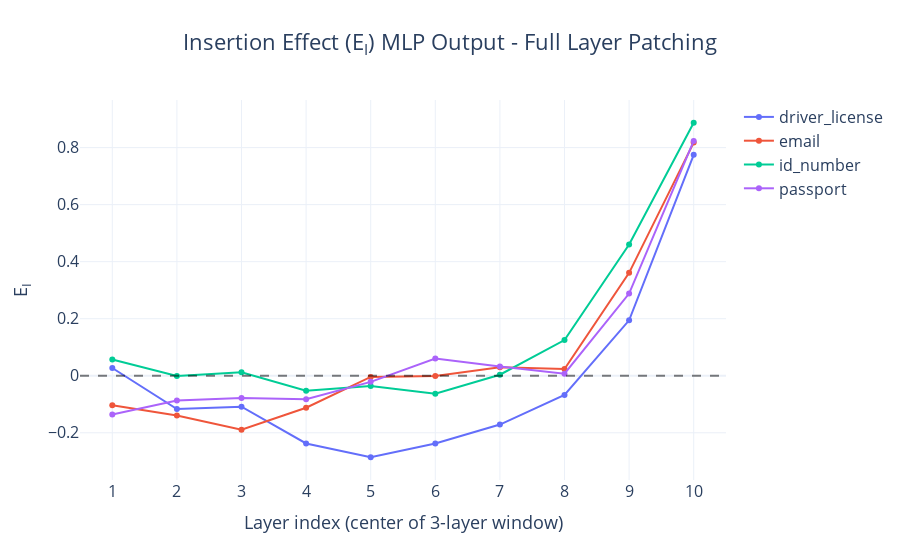
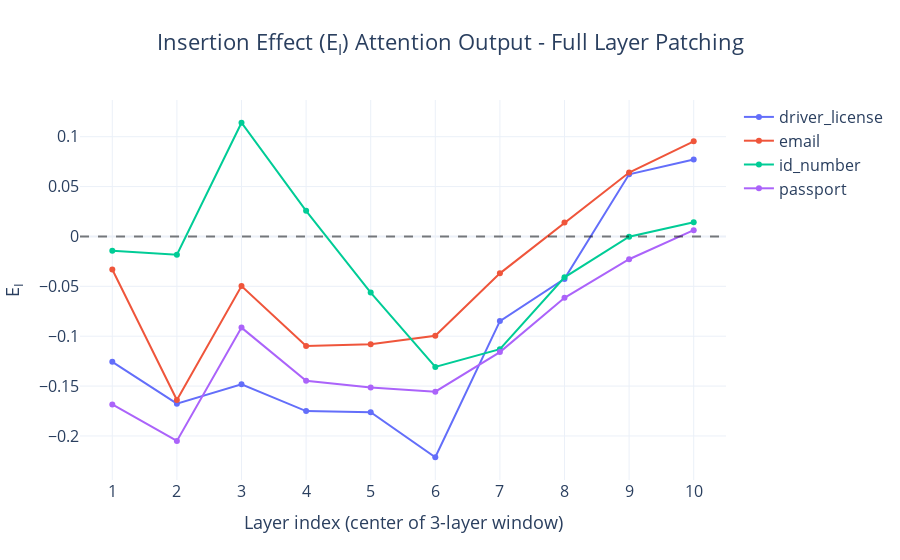

The notebook cell saved with these charts, in order:
### Code cell
PATCH_DIRECTION_SWEEP_MEM = "memorized_to_base" 
COMPONENTS_MEM = ["mlp_out", "attn_out"]
RUN_ID_SWEEP_MEM = f"layer_sweep"
    
tl_target_model, tl_control_model, tokenizer = load_pythia_models(
    MODEL_SIZE,
    MEMORIZED_MODEL_PATH,
    BASE_MODEL_PATH,
    DEVICE,
)
baseline_metrics = compute_baseline_metrics(tl_control_model, tl_target_model, tokenized_pii_data)
results = {}
layer_names = COMPONENTS_MEM
for pii_type, samples in tqdm(tokenized_pii_data.items(), desc="PII type", position=0):
    results[pii_type] = {}
    results[pii_type]["num_target_tokens"] = samples["num_target_tokens"]
    baseline_ctrl_logprob = baseline_metrics[pii_type]["mean_ctrl_logprob"]
    for layer_name in tqdm(layer_names, desc=f"{pii_type} layer name", position=1):
        results[pii_type][layer_name] = patch_layer_activations(
            tl_control_model,
            tl_target_model,
            layer_name,
            samples,
            baseline_metrics,
            WINDOW_SIZE,
        )

n_layers = tl_control_model.cfg.n_layers
patched_layer_indices = np.arange(WINDOW_SIZE // 2, n_layers - WINDOW_SIZE // 2)  # centers of WINDOW_SIZE-layer windows

for layer_type in COMPONENTS_MEM:
    fig = go.Figure()
    for pii_type in results.keys():
        effects = results[pii_type][layer_type]
        fig.add_trace(
            go.Scatter(
                x=patched_layer_indices,
                y=effects[patched_layer_indices],
                mode="lines+markers",
                name=pii_type
            )
        )
    

    fig.add_hline(y=0, line_dash="dash", line_color="black", opacity=0.5)
    fig.update_xaxes(
        title_text=f"Layer index (center of {WINDOW_SIZE}-layer window)" if WINDOW_SIZE > 1 else "Layer index",
        tickmode="array",
        tickvals=patched_layer_indices,
        range=[patched_layer_indices[0] - 0.5, patched_layer_indices[-1] + 0.5],
    )
    fig.update_yaxes(title_text="E<sub>I</sub>")

    fig.update_layout(
        title=dict(
            text=f"Insertion Effect (E<sub>I</sub>) {get_layer_name(layer_type)} - Full Layer Patching\n",
            font=dict(size=TITLE_FONT_SIZE),
            x=0.5,
            xanchor="center",
        ),
        legend=dict(
            title=dict(font=dict(size=LEGEND_FONT_SIZE)),
            font=dict(size=LEGEND_FONT_SIZE),
        ),
        font=dict(size=BASE_FONT_SIZE),  # fallback for everything else
        template="plotly_white",
    )
    
    fig.update_xaxes(
        title_font=dict(size=BASE_FONT_SIZE),
        tickfont=dict(size=TICK_FONT_SIZE),
    )

    fig.update_yaxes(
        title_font=dict(size=BASE_FONT_SIZE),
        tickfont=dict(size=TICK_FONT_SIZE),
    )


    
    out_dir = OUTPUT_VIS_DIR / f"num_tg_tkns_{NUM_TARGET_TOKENS}" / f"w{WINDOW_SIZE}" / PATCH_DIRECTION_SWEEP_MEM / RUN_ID_SWEEP_MEM
    os.makedirs(out_dir, exist_ok=True)

    stem = (
        f"{layer_type}_layer_sweep"
    )

    output_path = (out_dir / stem).with_suffix(".png")
    fig.write_image(output_path, scale=2)
    print(f"Saved figure to: {output_path}")

    fig.show()

### Figure 1 — Plotly figure (JSON) as saved in the notebook; plotly's stock layout.template omitted (floating-point values rounded to 4 significant figures)
{"data": [{"mode": "lines+markers", "name": "driver_license", "type": "scatter", "x": [1, 2, 3, 4, 5, 6, 7, 8, 9, 10], "y": [0.02723, -0.1168, -0.1084, -0.2374, -0.2858, -0.2379, -0.1712, -0.0675, 0.1944, 0.7746]}, {"mode": "lines+markers", "name": "email", "type": "scatter", "x": [1, 2, 3, 4, 5, 6, 7, 8, 9, 10], "y": [-0.1033, -0.1395, -0.1893, -0.1123, -0.004324, -0.000538, 0.03008, 0.02383, 0.3609, 0.8175]}, {"mode": "lines+markers", "name": "id_number", "type": "scatter", "x": [1, 2, 3, 4, 5, 6, 7, 8, 9, 10], "y": [0.05679, -0.0008144, 0.01238, -0.05286, -0.03571, -0.06303, 0.003611, 0.1252, 0.4603, 0.8871]}, {"mode": "lines+markers", "name": "passport", "type": "scatter", "x": [1, 2, 3, 4, 5, 6, 7, 8, 9, 10], "y": [-0.1358, -0.08715, -0.07805, -0.08214, -0.02146, 0.06015, 0.03221, 0.007076, 0.2883, 0.8233]}], "layout": {"font": {"size": 18}, "legend": {"font": {"size": 16}, "title": {"font": {"size": 16}}}, "shapes": [{"line": {"color": "black", "dash": "dash"}, "opacity": 0.5, "type": "line", "x0": 0, "x1": 1, "xref": "x domain", "y0": 0, "y1": 0, "yref": "y"}], "title": {"font": {"size": 22}, "text": "Insertion Effect (E<sub>I</sub>) MLP Output - Full Layer Patching\n", "x": 0.5, "xanchor": "center"}, "xaxis": {"range": [0.5, 10.5], "tickfont": {"size": 16}, "tickmode": "array", "tickvals": [1, 2, 3, 4, 5, 6, 7, 8, 9, 10], "title": {"font": {"size": 18}, "text": "Layer index (center of 3-layer window)"}}, "yaxis": {"tickfont": {"size": 16}, "title": {"font": {"size": 18}, "text": "E<sub>I</sub>"}}}}

### Figure 2 — Plotly figure (JSON) as saved in the notebook; plotly's stock layout.template omitted (floating-point values rounded to 4 significant figures)
{"data": [{"mode": "lines+markers", "name": "driver_license", "type": "scatter", "x": [1, 2, 3, 4, 5, 6, 7, 8, 9, 10], "y": [-0.1257, -0.1676, -0.1482, -0.1751, -0.1763, -0.2213, -0.08485, -0.04255, 0.06231, 0.0771]}, {"mode": "lines+markers", "name": "email", "type": "scatter", "x": [1, 2, 3, 4, 5, 6, 7, 8, 9, 10], "y": [-0.03319, -0.164, -0.04972, -0.1097, -0.1079, -0.0996, -0.03698, 0.01387, 0.06406, 0.09531]}, {"mode": "lines+markers", "name": "id_number", "type": "scatter", "x": [1, 2, 3, 4, 5, 6, 7, 8, 9, 10], "y": [-0.01422, -0.01829, 0.114, 0.02574, -0.05625, -0.1308, -0.113, -0.041, -0.0002389, 0.01416]}, {"mode": "lines+markers", "name": "passport", "type": "scatter", "x": [1, 2, 3, 4, 5, 6, 7, 8, 9, 10], "y": [-0.1684, -0.205, -0.0914, -0.1446, -0.1513, -0.1557, -0.1159, -0.06152, -0.02283, 0.006279]}], "layout": {"font": {"size": 18}, "legend": {"font": {"size": 16}, "title": {"font": {"size": 16}}}, "shapes": [{"line": {"color": "black", "dash": "dash"}, "opacity": 0.5, "type": "line", "x0": 0, "x1": 1, "xref": "x domain", "y0": 0, "y1": 0, "yref": "y"}], "title": {"font": {"size": 22}, "text": "Insertion Effect (E<sub>I</sub>) Attention Output - Full Layer Patching\n", "x": 0.5, "xanchor": "center"}, "xaxis": {"range": [0.5, 10.5], "tickfont": {"size": 16}, "tickmode": "array", "tickvals": [1, 2, 3, 4, 5, 6, 7, 8, 9, 10], "title": {"font": {"size": 18}, "text": "Layer index (center of 3-layer window)"}}, "yaxis": {"tickfont": {"size": 16}, "title": {"font": {"size": 18}, "text": "E<sub>I</sub>"}}}}
